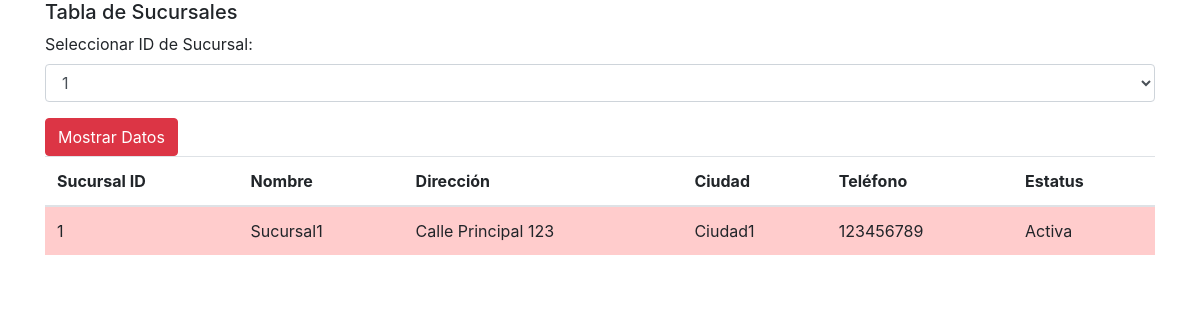
Page /sucursales.php?sucursal_id=1 on the committed database.
### tables this page shows
CREATE TABLE `Sucursal` (
  `sucursal_id` int(11) NOT NULL,
  `nombre` varchar(100) DEFAULT NULL,
  `direccion` varchar(200) DEFAULT NULL,
  `ciudad` varchar(100) DEFAULT NULL,
  `telefono` varchar(20) DEFAULT NULL,
  `estatus` varchar(20) DEFAULT NULL,
  PRIMARY KEY (`sucursal_id`)
);

### sucursales.php (the view, shortened to what this page needs)
<!DOCTYPE html>
<html>
<head>
    <link rel="stylesheet" href="https://maxcdn.bootstrapcdn.com/bootstrap/4.0.0/css/bootstrap.min.css">
</head>
<body>
    <div class="container">
        <h5>Tabla de Sucursales</h5>
        <?php
        $servername = "localhost";
        $username = "Maoui";
        $password = "maouicafe";
        $database = "BDMAOUI";
        $conn = new mysqli($servername, $username, $password, $database);
        $idQuery = "SELECT DISTINCT sucursal_id FROM Sucursal";
        $idResult = $conn->query($idQuery);
        $ids = [];
        if ($idResult->num_rows > 0) {
            while ($row = $idResult->fetch_assoc()) {
                $ids[] = $row["sucursal_id"];
            }
        }
        ?>
        <form method="GET">
            <div class="form-group">
                <label for="sucursal-id">Seleccionar ID de Sucursal:</label>
                <select class="form-control" id="sucursal-id" name="sucursal_id">
                    <?php
                    foreach ($ids as $id) {
                        $selected = "";
                        if (isset($_GET["sucursal_id"]) && $_GET["sucursal_id"] == $id) {
                            $selected = "selected";
                        }
                        echo "<option value='$id' $selected>$id</option>";
                    }
                    ?>
                </select>
            </div>
            <button type="submit" class="btn btn-danger">Mostrar Datos</button>
        </form>
        <?php
        if (isset($_GET["sucursal_id"])) {
            $selectedId = $_GET["sucursal_id"];
            $dataQuery = "SELECT sucursal_id, nombre, direccion, ciudad, telefono, estatus FROM Sucursal WHERE sucursal_id = '$selectedId'";
            $dataResult = $conn->query($dataQuery);
            if ($dataResult->num_rows > 0) {
                echo "<table class='table'>";
                echo "<thead>";
                echo "<tr>";
                echo "<th>Sucursal ID</th>";
                echo "<th>Nombre</th>";
                echo "<th>Dirección</th>";
                echo "<th>Ciudad</th>";
                echo "<th>Teléfono</th>";
                echo "<th>Estatus</th>";
                echo "</tr>";
                echo "</thead>";
                echo "<tbody>";
                while ($row = $dataResult->fetch_assoc()) {
                    $estatus = $row["estatus"];
                    $rowClass = ($estatus == "Activo") ? "table-light-red" : "table-medium-red";
                    echo "<tr class='$rowClass'>";
                    echo "<td>" . $row["sucursal_id"] . "</td>";
                    echo "<td>" . $row["nombre"] . "</td>";
                    echo "<td>" . $row["direccion"] . "</td>";
                    echo "<td>" . $row["ciudad"] . "</td>";
                    echo "<td>" . $row["telefono"] . "</td>";
                    echo "<td>" . $row["estatus"] . "</td>";
                    echo "</tr>";
                }
                echo "</tbody>";
                echo "</table>";
            } else {
                echo "<p>No se encontraron registros para el ID de sucursal seleccionado.</p>";
            }
        }
        ?>
    </div>
</body>
</html>

### sucursales.php (style rules this page uses)
.table-medium-red { background-color: #ffcccc; }

### rows in the picture
sucursal: sucursal_id "1", nombre "Sucursal1", direccion "Calle Principal 123", ciudad "Ciudad1", telefono "123456789", estatus "Activa"

### other values in the picture
form field sucursal_id "1"
